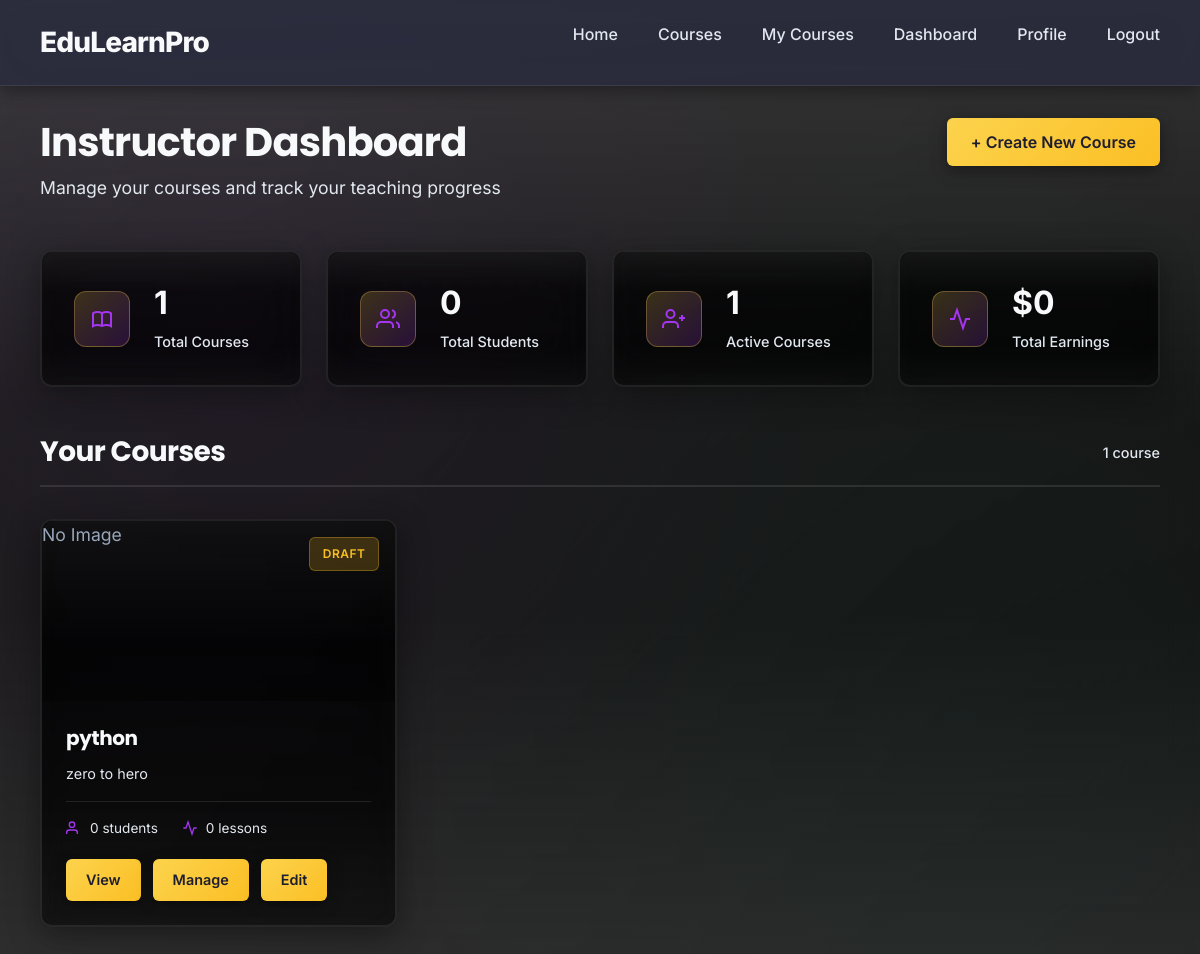
The page /courses/instructor/dashboard/ (signed in) on the database its author committed.
### courses/models.py (models this page shows, shortened)
class Course(models.Model):
    CATEGORY_CHOICES = (
        ("development", "Development"),
        ("design", "Design"),
        ("marketing", "Marketing"),
        ("business", "Business"),
        ("data", "Data Science"),
        ('programming', "Programming"),
        ("other", "Other"),
    )
    CATEGORY_THUMBNAILS = {
        "development": "https://images.unsplash.com/photo-1518770660439-4636190af475?auto=format&fit=crop&w=1600&q=80",
        "design": "https://images.unsplash.com/photo-1523475472560-d2df97ec485c?auto=format&fit=crop&w=1600&q=80",
        "marketing": "https://images.unsplash.com/photo-1504384308090-c894fdcc538d?auto=format&fit=crop&w=1600&q=80",
        "business": "https://images.unsplash.com/photo-1450101499163-c8848c66ca85?auto=format&fit=crop&w=1600&q=80",
        "data": "https://images.unsplash.com/photo-1517430816045-df4b7de11d1d?auto=format&fit=crop&w=1600&q=80",
        "other": "https://images.unsplash.com/photo-1498050108023-c5249f4df085?auto=format&fit=crop&w=1600&q=80",
    }
    DEFAULT_THUMBNAIL = "https://images.unsplash.com/photo-1522075469751-3a6694fb2f61?auto=format&fit=crop&w=1600&q=80"
    STATUS_CHOICES = (
        ("draft", "Draft"),
        ("published", "Published"),
    )
    LEVEL_CHOICES = (
        ("beginner", "Beginner"),
        ("intermediate", "Intermediate"),
        ("advanced", "Advanced"),
        ("all", "All Levels"),
    )
    title = models.CharField(max_length=200)
    slug = models.SlugField(max_length=220, unique=True, blank=True)
    description = models.TextField(blank=True, null=True)
    instructor = models.ForeignKey(User, on_delete=models.CASCADE, related_name="courses")
    category = models.CharField(max_length=32, choices=CATEGORY_CHOICES, default="other")
    level = models.CharField(max_length=20, choices=LEVEL_CHOICES, default="all")
    thumbnail = models.ImageField(upload_to="course_thumbnails/", blank=True, null=True)
    promo_video_url = models.URLField(
        blank=True,
        null=True,
        help_text="Course preview/intro video URL (YouTube or direct video URL). This video will be displayed on the course detail page."
    )
    learning_outcomes = models.TextField(
        blank=True,
        null=True,
        help_text="List the key learning outcomes (one per line or use bullet points)"
    )
    status = models.CharField(max_length=20, choices=STATUS_CHOICES, default="draft")
    price = models.DecimalField(max_digits=10, decimal_places=2, default=0.00, null=True, blank=True)
    discounted_price = models.DecimalField(max_digits=10, decimal_places=2, default=0.00, null=True, blank=True)
    is_free = models.BooleanField(default=False, help_text="Check if this course is free")
    duration = models.CharField(
        max_length=50,
        blank=True,
        null=True,
        help_text="e.g., '6 weeks', '10 hours', '4 months'"
    )
    created_at = models.DateTimeField(auto_now_add=True)
    updated_at = models.DateTimeField(auto_now=True)
    class Meta:
        ordering = ("title",)

### courses/views.py (the view)
# urls.py: path("instructor/dashboard/", views.instructor_dashboard, name="instructor-dashboard"),
@login_required
def instructor_dashboard(request):
    instructor = request.user
    instructor_courses = (
        Course.objects.filter(instructor=instructor)
        .annotate(
            enrolled_count=Count("enrollments", distinct=True),
            avg_progress=Avg("enrollments__progress"),
        )
        .prefetch_related("lessons")
    )
    enrollment_qs = Enrollment.objects.filter(course__in=instructor_courses)
    recent_students = (
        enrollment_qs.select_related("user", "course")
        .order_by("-id")[:10]
    )
    context = {
        "courses_count": instructor_courses.count(),
        "total_students": enrollment_qs.count(),
        "total_earnings": 0,  # Update later if you add pricing
        "instructor_courses": instructor_courses,
        "recent_students": recent_students,
    }
    return render(request, "courses/instructor_dashboard.html", context)

### users/models.py (called while the page is built)
    @property
    def role(self):
        profile = getattr(self, "profile", None)
        return profile.role if profile else None

### templates/courses/instructor_dashboard.html (shortened to what this page needs)
{% extends 'base.html' %}
{% load static %}
{% block content %}
<div class="instructor-dashboard-page">
    <div class="container">
        <div class="dashboard-header-section">
            <div class="dashboard-header-content">
                <h1 class="dashboard-title">Instructor Dashboard</h1>
                <p class="dashboard-subtitle">Manage your courses and track your teaching progress</p>
            </div>
            <a href="{% url 'courses:create' %}" class="btn btn-primary">
                <span>+</span> Create New Course
            </a>
        </div>
        <div class="dashboard-stats-grid">
            <div class="dashboard-stat-card">
                <div class="stat-icon-wrapper">
                </div>
                <div class="stat-content">
                    <div class="stat-value">{{ courses_count }}</div>
                    <div class="stat-label">Total Courses</div>
                </div>
            </div>
            <div class="dashboard-stat-card">
                <div class="stat-icon-wrapper">
                    <svg width="24" height="24" viewBox="0 0 24 24" fill="none" stroke="currentColor" stroke-width="2">
                        <path d="M17 21v-2a4 4 0 0 0-4-4H5a4 4 0 0 0-4 4v2"/>
                        <circle cx="9" cy="7" r="4"/>
                        <path d="M23 21v-2a4 4 0 0 0-3-3.87M16 3.13a4 4 0 0 1 0 7.75"/>
                    </svg>
                </div>
                <div class="stat-content">
                    <div class="stat-value">{{ total_students }}</div>
                    <div class="stat-label">Total Students</div>
                </div>
            </div>
            <div class="dashboard-stat-card">
                <div class="stat-icon-wrapper">
                    <svg width="24" height="24" viewBox="0 0 24 24" fill="none" stroke="currentColor" stroke-width="2">
                        <path d="M16 21v-2a4 4 0 0 0-4-4H5a4 4 0 0 0-4 4v2"/>
                        <circle cx="8.5" cy="7" r="4"/>
                        <path d="M20 8v6M23 11h-6"/>
                    </svg>
                </div>
                <div class="stat-content">
                    <div class="stat-value">{{ instructor_courses|length }}</div>
                    <div class="stat-label">Active Courses</div>
                </div>
            </div>
            <div class="dashboard-stat-card">
                <div class="stat-icon-wrapper">
                    <svg width="24" height="24" viewBox="0 0 24 24" fill="none" stroke="currentColor" stroke-width="2">
                        <polyline points="22 12 18 12 15 21 9 3 6 12 2 12"/>
                    </svg>
                </div>
                <div class="stat-content">
                    <div class="stat-value">${{ total_earnings|default:0 }}</div>
                    <div class="stat-label">Total Earnings</div>
                </div>
            </div>
        </div>
        <div class="dashboard-main-content">
            <div class="dashboard-section">
                <div class="section-header-dashboard">
                    <h2 class="section-title-dashboard">Your Courses</h2>
                    <span class="section-count">{{ instructor_courses|length }} course{{ instructor_courses|length|pluralize }}</span>
                </div>
                {% if instructor_courses %}
                    <div class="dashboard-courses-grid">
                        {% for course in instructor_courses %}
                            <div class="dashboard-course-card">
                                <div class="course-card-image">
                                    {% if course.thumbnail %}
                                        <img src="{{ course.thumbnail.url }}" alt="{{ course.title }}">
                                    {% else %}
                                        <div class="course-placeholder">No Image</div>
                                    {% endif %}
                                    <div class="course-status-badge status-{{ course.status }}">
                                        {{ course.get_status_display }}
                                    </div>
                                </div>
                                <div class="course-card-content">
                                    <h3 class="course-card-title">
                                        <a href="{% url 'courses:detail' course.slug %}">{{ course.title }}</a>
                                    </h3>
                                    <p class="course-card-description">{{ course.description|truncatewords:20|default:"No description available." }}</p>
                                    <div class="course-card-meta">
                                        <div class="meta-item">
                                            <svg width="16" height="16" viewBox="0 0 24 24" fill="none" stroke="currentColor" stroke-width="2">
                                                <path d="M17 21v-2a4 4 0 0 0-4-4H5a4 4 0 0 0-4 4v2"/>
                                                <circle cx="9" cy="7" r="4"/>
                                            </svg>
                                            <span>{{ course.enrolled_count|default:0 }} students</span>
                                        </div>
                                        <div class="meta-item">
                                            <svg width="16" height="16" viewBox="0 0 24 24" fill="none" stroke="currentColor" stroke-width="2">
                                                <polyline points="22 12 18 12 15 21 9 3 6 12 2 12"/>
                                            </svg>
                                            <span>{{ course.lessons.count }} lessons</span>
                                        </div>
                                    </div>
                                    <div class="course-card-actions">
                                        <a href="{% url 'courses:detail' course.slug %}" class="btn btn-sm btn-primary">View</a>
                                        <a href="{% url 'courses:manage' course.slug %}" class="btn btn-sm btn-secondary">Manage</a>
                                        <a href="{% url 'courses:edit' course.slug %}" class="btn btn-sm btn-secondary">Edit</a>
                                    </div>
                                </div>
                            </div>
                        {% endfor %}
                    </div>
                {% endif %}
            </div>
        </div>
    </div>
</div>
{% endblock %}

### rows shown on the page
Course: shows "No Image", status "DRAFT", title "python", description "zero to hero", enrolled_count "0", lessons.count "0"

### other values the page prints
{{ courses_count }} "1"
{{ total_students }} "0"
{{ instructor_courses|length }} "1"
{{ total_earnings|default:0 }} "0"
